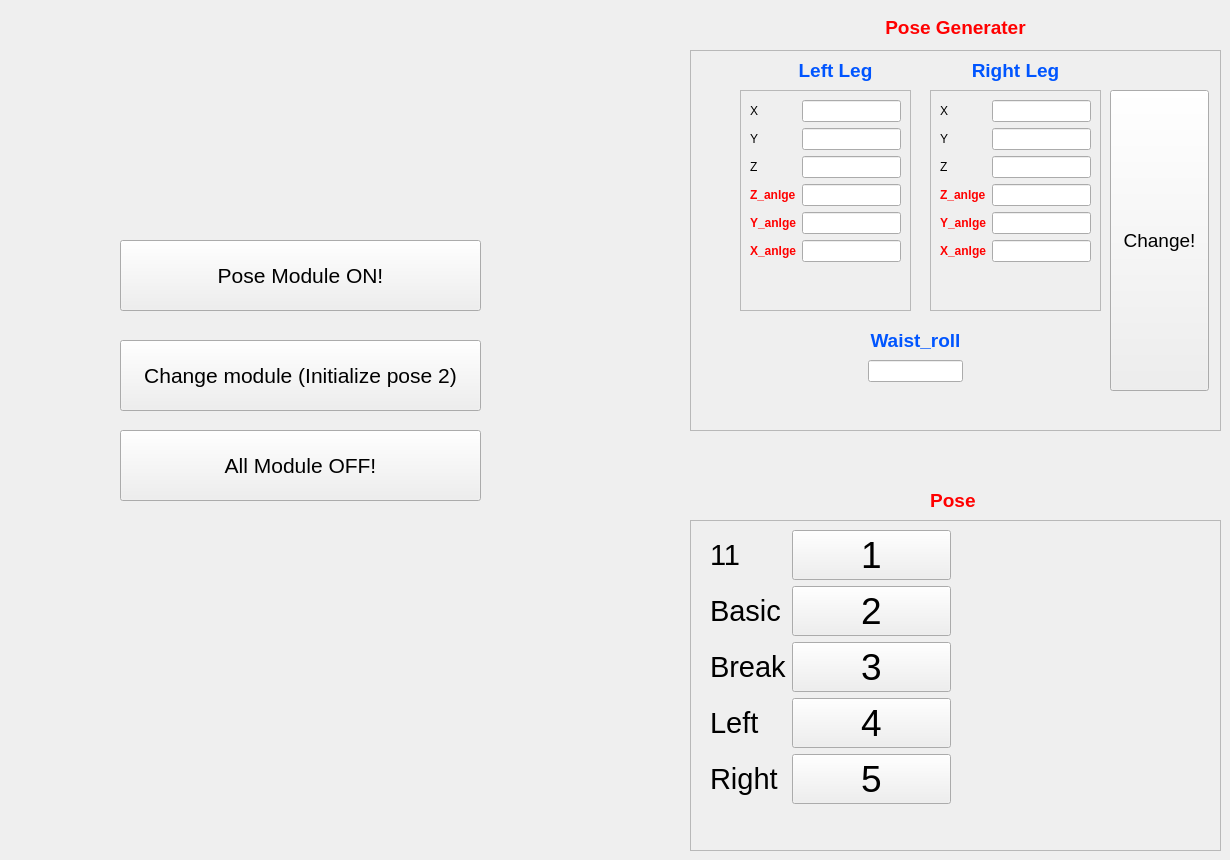
       <widget class="QWidget" name="tab_3">
        <attribute name="title">
         <string>Pose_module</string>
        </attribute>
        <widget class="QPushButton" name="pose_module">
         <property name="geometry">
          <rect>
           <x>120</x>
           <y>240</y>
           <width>361</width>
           <height>71</height>
          </rect>
         </property>
         <property name="font">
          <font>
           <pointsize>16</pointsize>
          </font>
         </property>
         <property name="text">
          <string>Pose Module ON!</string>
         </property>
        </widget>
        <widget class="QPushButton" name="off_module">
         <property name="geometry">
          <rect>
           <x>120</x>
           <y>430</y>
           <width>361</width>
           <height>71</height>
          </rect>
         </property>
         <property name="font">
          <font>
           <pointsize>16</pointsize>
          </font>
         </property>
         <property name="text">
          <string>All Module OFF!</string>
         </property>
        </widget>
        <widget class="QFrame" name="frame">
         <property name="geometry">
          <rect>
           <x>690</x>
           <y>50</y>
           <width>531</width>
           <height>381</height>
          </rect>
         </property>
         <property name="frameShape">
          <enum>QFrame::StyledPanel</enum>
         </property>
         <property name="frameShadow">
          <enum>QFrame::Raised</enum>
         </property>
         <widget class="QPushButton" name="change_kinematics_2">
          <property name="geometry">
           <rect>
            <x>420</x>
            <y>40</y>
            <width>99</width>
            <height>301</height>
           </rect>
          </property>
          <property name="font">
           <font>
            <pointsize>14</pointsize>
           </font>
          </property>
          <property name="text">
           <string>Change!</string>
          </property>
         </widget>
         <widget class="QLineEdit" name="Edit_joint_10">
          <property name="geometry">
           <rect>
            <x>178</x>
            <y>310</y>
            <width>95</width>
            <height>22</height>
           </rect>
          </property>
         </widget>
         <widget class="QFrame" name="frame_10">
          <property name="geometry">
           <rect>
            <x>240</x>
            <y>40</y>
            <width>171</width>
            <height>221</height>
           </rect>
          </property>
          <property name="frameShape">
           <enum>QFrame::StyledPanel</enum>
          </property>
          <property name="frameShadow">
           <enum>QFrame::Raised</enum>
          </property>
          <widget class="QWidget" name="formLayoutWidget_6">
           <property name="geometry">
            <rect>
             <x>10</x>
             <y>10</y>
             <width>151</width>
             <height>201</height>
            </rect>
           </property>
           <layout class="QFormLayout" name="formLayout_6">
            <item row="0" column="0">
             <widget class="QLabel" name="label_52">
              <property name="text">
               <string>X</string>
              </property>
             </widget>
            </item>
            <item row="0" column="1">
             <widget class="QLineEdit" name="Edit_X_2"/>
            </item>
            <item row="1" column="0">
             <widget class="QLabel" name="label_53">
              <property name="text">
               <string>Y</string>
              </property>
             </widget>
            </item>
            <item row="1" column="1">
             <widget class="QLineEdit" name="Edit_Y_2"/>
            </item>
            <item row="2" column="0">
             <widget class="QLabel" name="label_54">
              <property name="text">
               <string>Z</string>
              </property>
             </widget>
            </item>
            <item row="2" column="1">
             <widget class="QLineEdit" name="Edit_Z_2"/>
            </item>
            <item row="3" column="0">
             <widget class="QLabel" name="label_55">
              <property name="text">
               <string>&lt;html&gt;&lt;head/&gt;&lt;body&gt;&lt;p&gt;&lt;span style=&quot; font-weight:600; color:#ff0000;&quot;&gt;Z_anlge&lt;/span&gt;&lt;/p&gt;&lt;/body&gt;&lt;/html&gt;</string>
              </property>
             </widget>
            </item>
            <item row="3" column="1">
             <widget class="QLineEdit" name="Edit_Z_angle_2"/>
            </item>
            <item row="4" column="0">
             <widget class="QLabel" name="label_56">
              <property name="text">
               <string>&lt;html&gt;&lt;head/&gt;&lt;body&gt;&lt;p&gt;&lt;span style=&quot; font-weight:600; color:#ff0000;&quot;&gt;Y_anlge&lt;/span&gt;&lt;/p&gt;&lt;/body&gt;&lt;/html&gt;</string>
              </property>
             </widget>
            </item>
            <item row="4" column="1">
             <widget class="QLineEdit" name="Edit_Y_angle_2"/>
            </item>
            <item row="5" column="0">
             <widget class="QLabel" name="label_57">
              <property name="text">
               <string>&lt;html&gt;&lt;head/&gt;&lt;body&gt;&lt;p&gt;&lt;span style=&quot; font-weight:600; color:#ff0000;&quot;&gt;X_anlge&lt;/span&gt;&lt;/p&gt;&lt;/body&gt;&lt;/html&gt;</string>
              </property>
             </widget>
            </item>
            <item row="5" column="1">
             <widget class="QLineEdit" name="Edit_X_angle_2"/>
            </item>
           </layout>
          </widget>
         </widget>
         <widget class="QFrame" name="frame_12">
          <property name="geometry">
           <rect>
            <x>50</x>
            <y>40</y>
            <width>171</width>
            <height>221</height>
           </rect>
          </property>
          <property name="frameShape">
           <enum>QFrame::StyledPanel</enum>
          </property>
          <property name="frameShadow">
           <enum>QFrame::Raised</enum>
          </property>
          <widget class="QWidget" name="formLayoutWidget_5">
           <property name="geometry">
            <rect>
             <x>10</x>
             <y>10</y>
             <width>151</width>
             <height>201</height>
            </rect>
           </property>
           <layout class="QFormLayout" name="formLayout_5">
            <item row="0" column="0">
             <widget class="QLabel" name="label_44">
              <property name="text">
               <string>X</string>
              </property>
             </widget>
            </item>
            <item row="0" column="1">
             <widget class="QLineEdit" name="Edit_X"/>
            </item>
            <item row="1" column="0">
             <widget class="QLabel" name="label_45">
              <property name="text">
               <string>Y</string>
              </property>
             </widget>
            </item>
            <item row="1" column="1">
             <widget class="QLineEdit" name="Edit_Y"/>
            </item>
            <item row="2" column="0">
             <widget class="QLabel" name="label_46">
              <property name="text">
               <string>Z</string>
              </property>
             </widget>
            </item>
            <item row="2" column="1">
             <widget class="QLineEdit" name="Edit_Z"/>
            </item>
            <item row="3" column="0">
             <widget class="QLabel" name="label_48">
              <property name="text">
               <string>&lt;html&gt;&lt;head/&gt;&lt;body&gt;&lt;p&gt;&lt;span style=&quot; font-weight:600; color:#ff0000;&quot;&gt;Z_anlge&lt;/span&gt;&lt;/p&gt;&lt;/body&gt;&lt;/html&gt;</string>
              </property>
             </widget>
            </item>
            <item row="3" column="1">
             <widget class="QLineEdit" name="Edit_Z_angle"/>
            </item>
            <item row="4" column="0">
             <widget class="QLabel" name="label_49">
              <property name="text">
               <string>&lt;html&gt;&lt;head/&gt;&lt;body&gt;&lt;p&gt;&lt;span style=&quot; font-weight:600; color:#ff0000;&quot;&gt;Y_anlge&lt;/span&gt;&lt;/p&gt;&lt;/body&gt;&lt;/html&gt;</string>
              </property>
             </widget>
            </item>
            <item row="4" column="1">
             <widget class="QLineEdit" name="Edit_Y_angle"/>
            </item>
            <item row="5" column="0">
             <widget class="QLabel" name="label_50">
              <property name="text">
               <string>&lt;html&gt;&lt;head/&gt;&lt;body&gt;&lt;p&gt;&lt;span style=&quot; font-weight:600; color:#ff0000;&quot;&gt;X_anlge&lt;/span&gt;&lt;/p&gt;&lt;/body&gt;&lt;/html&gt;</string>
              </property>
             </widget>
            </item>
            <item row="5" column="1">
             <widget class="QLineEdit" name="Edit_X_angle"/>
            </item>
           </layout>
          </widget>
         </widget>
         <widget class="QLabel" name="label_25">
          <property name="geometry">
           <rect>
            <x>70</x>
            <y>0</y>
            <width>151</width>
            <height>41</height>
           </rect>
          </property>
          <property name="font">
           <font>
            <family>Ubuntu</family>
            <pointsize>24</pointsize>
            <weight>50</weight>
            <bold>false</bold>
           </font>
          </property>
          <property name="frameShape">
           <enum>QFrame::NoFrame</enum>
          </property>
          <property name="text">
           <string>&lt;!DOCTYPE HTML PUBLIC &quot;-//W3C//DTD HTML 4.0//EN&quot; &quot;http://www.w3.org/TR/REC-html40/strict.dtd&quot;&gt;
&lt;html&gt;&lt;head&gt;&lt;meta name=&quot;qrichtext&quot; content=&quot;1&quot; /&gt;&lt;style type=&quot;text/css&quot;&gt;
p, li { white-space: pre-wrap; }
&lt;/style&gt;&lt;/head&gt;&lt;body style=&quot; font-family:'Ubuntu'; font-size:24pt; font-weight:400; font-style:normal;&quot;&gt;
&lt;p align=&quot;center&quot; style=&quot; margin-top:12px; margin-bottom:12px; margin-left:0px; margin-right:0px; -qt-block-indent:0; text-indent:0px;&quot;&gt;&lt;span style=&quot; font-size:14pt; font-weight:600; color:#0055ff;&quot;&gt;Left Leg&lt;/span&gt;&lt;/p&gt;&lt;/body&gt;&lt;/html&gt;</string>
          </property>
          <property name="textFormat">
           <enum>Qt::AutoText</enum>
          </property>
          <property name="margin">
           <number>0</number>
          </property>
         </widget>
         <widget class="QLabel" name="label_26">
          <property name="geometry">
           <rect>
            <x>250</x>
            <y>0</y>
            <width>151</width>
            <height>41</height>
           </rect>
          </property>
          <property name="font">
           <font>
            <family>Ubuntu</family>
            <pointsize>24</pointsize>
            <weight>50</weight>
            <bold>false</bold>
           </font>
          </property>
          <property name="frameShape">
           <enum>QFrame::NoFrame</enum>
          </property>
          <property name="text">
           <string>&lt;!DOCTYPE HTML PUBLIC &quot;-//W3C//DTD HTML 4.0//EN&quot; &quot;http://www.w3.org/TR/REC-html40/strict.dtd&quot;&gt;
&lt;html&gt;&lt;head&gt;&lt;meta name=&quot;qrichtext&quot; content=&quot;1&quot; /&gt;&lt;style type=&quot;text/css&quot;&gt;
p, li { white-space: pre-wrap; }
&lt;/style&gt;&lt;/head&gt;&lt;body style=&quot; font-family:'Ubuntu'; font-size:24pt; font-weight:400; font-style:normal;&quot;&gt;
&lt;p align=&quot;center&quot; style=&quot; margin-top:12px; margin-bottom:12px; margin-left:0px; margin-right:0px; -qt-block-indent:0; text-indent:0px;&quot;&gt;&lt;span style=&quot; font-size:14pt; font-weight:600; color:#0055ff;&quot;&gt;Right Leg&lt;/span&gt;&lt;/p&gt;&lt;/body&gt;&lt;/html&gt;</string>
          </property>
          <property name="textFormat">
           <enum>Qt::AutoText</enum>
          </property>
          <property name="margin">
           <number>0</number>
          </property>
         </widget>
         <widget class="QLabel" name="label_27">
          <property name="geometry">
           <rect>
            <x>150</x>
            <y>270</y>
            <width>151</width>
            <height>41</height>
           </rect>
          </property>
          <property name="font">
           <font>
            <family>Ubuntu</family>
            <pointsize>24</pointsize>
            <weight>50</weight>
            <bold>false</bold>
           </font>
          </property>
          <property name="frameShape">
           <enum>QFrame::NoFrame</enum>
          </property>
          <property name="text">
           <string>&lt;!DOCTYPE HTML PUBLIC &quot;-//W3C//DTD HTML 4.0//EN&quot; &quot;http://www.w3.org/TR/REC-html40/strict.dtd&quot;&gt;
&lt;html&gt;&lt;head&gt;&lt;meta name=&quot;qrichtext&quot; content=&quot;1&quot; /&gt;&lt;style type=&quot;text/css&quot;&gt;
p, li { white-space: pre-wrap; }
&lt;/style&gt;&lt;/head&gt;&lt;body style=&quot; font-family:'Ubuntu'; font-size:24pt; font-weight:400; font-style:normal;&quot;&gt;
&lt;p align=&quot;center&quot; style=&quot; margin-top:12px; margin-bottom:12px; margin-left:0px; margin-right:0px; -qt-block-indent:0; text-indent:0px;&quot;&gt;&lt;span style=&quot; font-size:14pt; font-weight:600; color:#0055ff;&quot;&gt;Waist_roll&lt;/span&gt;&lt;/p&gt;&lt;/body&gt;&lt;/html&gt;</string>
          </property>
          <property name="textFormat">
           <enum>Qt::AutoText</enum>
          </property>
          <property name="margin">
           <number>0</number>
          </property>
         </widget>
        </widget>
        <widget class="QLabel" name="label_28">
         <property name="geometry">
          <rect>
           <x>880</x>
           <y>7</y>
           <width>151</width>
           <height>41</height>
          </rect>
         </property>
         <property name="font">
          <font>
           <family>Ubuntu</family>
           <pointsize>24</pointsize>
           <weight>50</weight>
           <bold>false</bold>
          </font>
         </property>
         <property name="frameShape">
          <enum>QFrame::NoFrame</enum>
         </property>
         <property name="text">
          <string>&lt;!DOCTYPE HTML PUBLIC &quot;-//W3C//DTD HTML 4.0//EN&quot; &quot;http://www.w3.org/TR/REC-html40/strict.dtd&quot;&gt;
&lt;html&gt;&lt;head&gt;&lt;meta name=&quot;qrichtext&quot; content=&quot;1&quot; /&gt;&lt;style type=&quot;text/css&quot;&gt;
p, li { white-space: pre-wrap; }
&lt;/style&gt;&lt;/head&gt;&lt;body style=&quot; font-family:'Ubuntu'; font-size:24pt; font-weight:400; font-style:normal;&quot;&gt;
&lt;p align=&quot;center&quot; style=&quot; margin-top:12px; margin-bottom:12px; margin-left:0px; margin-right:0px; -qt-block-indent:0; text-indent:0px;&quot;&gt;&lt;span style=&quot; font-size:14pt; font-weight:600; color:#ff0000;&quot;&gt;Pose Generater&lt;/span&gt;&lt;/p&gt;&lt;/body&gt;&lt;/html&gt;</string>
         </property>
         <property name="textFormat">
          <enum>Qt::AutoText</enum>
         </property>
         <property name="margin">
          <number>0</number>
         </property>
        </widget>
        <widget class="QFrame" name="frame_2">
         <property name="geometry">
          <rect>
           <x>690</x>
           <y>520</y>
           <width>531</width>
           <height>331</height>
          </rect>
         </property>
         <property name="frameShape">
          <enum>QFrame::StyledPanel</enum>
         </property>
         <property name="frameShadow">
          <enum>QFrame::Raised</enum>
         </property>
         <widget class="QWidget" name="formLayoutWidget">
          <property name="geometry">
           <rect>
            <x>20</x>
            <y>10</y>
            <width>241</width>
            <height>301</height>
           </rect>
          </property>
          <layout class="QFormLayout" name="formLayout">
           <item row="1" column="1">
            <widget class="QPushButton" name="change_kinematics_1_1">
             <property name="font">
              <font>
               <pointsize>28</pointsize>
              </font>
             </property>
             <property name="text">
              <string>1</string>
             </property>
            </widget>
           </item>
           <item row="1" column="0">
            <widget class="QLabel" name="label_61">
             <property name="font">
              <font>
               <pointsize>22</pointsize>
              </font>
             </property>
             <property name="text">
              <string>11</string>
             </property>
            </widget>
           </item>
           <item row="2" column="1">
            <widget class="QPushButton" name="change_kinematics_3">
             <property name="font">
              <font>
               <pointsize>28</pointsize>
              </font>
             </property>
             <property name="text">
              <string>2</string>
             </property>
            </widget>
           </item>
           <item row="2" column="0">
            <widget class="QLabel" name="label_60">
             <property name="font">
              <font>
               <pointsize>22</pointsize>
              </font>
             </property>
             <property name="text">
              <string>Basic</string>
             </property>
            </widget>
           </item>
           <item row="3" column="1">
            <widget class="QPushButton" name="change_kinematics_4">
             <property name="font">
              <font>
               <pointsize>28</pointsize>
              </font>
             </property>
             <property name="text">
              <string>3</string>
             </property>
            </widget>
           </item>
           <item row="3" column="0">
            <widget class="QLabel" name="label_58">
             <property name="font">
              <font>
               <pointsize>22</pointsize>
              </font>
             </property>
             <property name="text">
              <string>Break</string>
             </property>
            </widget>
           </item>
           <item row="4" column="1">
            <widget class="QPushButton" name="change_kinematics_4_1">
             <property name="font">
              <font>
               <pointsize>28</pointsize>
              </font>
             </property>
             <property name="text">
              <string>4</string>
             </property>
            </widget>
           </item>
           <item row="4" column="0">
            <widget class="QLabel" name="label_59">
             <property name="font">
              <font>
               <pointsize>22</pointsize>
              </font>
             </property>
             <property name="text">
              <string>Left</string>
             </property>
            </widget>
           </item>
           <item row="5" column="1">
            <widget class="QPushButton" name="change_kinematics_5_1">
             <property name="font">
              <font>
               <pointsize>28</pointsize>
              </font>
             </property>
             <property name="text">
              <string>5</string>
             </property>
            </widget>
           </item>
           <item row="5" column="0">
            <widget class="QLabel" name="label_62">
             <property name="font">
              <font>
               <pointsize>22</pointsize>
              </font>
             </property>
             <property name="text">
              <string>Right</string>
             </property>
            </widget>
           </item>
          </layout>
         </widget>
        </widget>
        <widget class="QLabel" name="label_29">
         <property name="geometry">
          <rect>
           <x>880</x>
           <y>480</y>
           <width>151</width>
           <height>41</height>
          </rect>
         </property>
         <property name="font">
          <font>
           <family>Ubuntu</family>
           <pointsize>24</pointsize>
           <weight>50</weight>
           <bold>false</bold>
          </font>
         </property>
         <property name="frameShape">
          <enum>QFrame::NoFrame</enum>
         </property>
         <property name="text">
          <string>&lt;!DOCTYPE HTML PUBLIC &quot;-//W3C//DTD HTML 4.0//EN&quot; &quot;http://www.w3.org/TR/REC-html40/strict.dtd&quot;&gt;
&lt;html&gt;&lt;head&gt;&lt;meta name=&quot;qrichtext&quot; content=&quot;1&quot; /&gt;&lt;style type=&quot;text/css&quot;&gt;
p, li { white-space: pre-wrap; }
&lt;/style&gt;&lt;/head&gt;&lt;body style=&quot; font-family:'Ubuntu'; font-size:24pt; font-weight:400; font-style:normal;&quot;&gt;
&lt;p align=&quot;center&quot; style=&quot; margin-top:12px; margin-bottom:12px; margin-left:0px; margin-right:0px; -qt-block-indent:0; text-indent:0px;&quot;&gt;&lt;span style=&quot; font-size:14pt; font-weight:600; color:#ff0000;&quot;&gt;Pose &lt;/span&gt;&lt;/p&gt;&lt;/body&gt;&lt;/html&gt;</string>
         </property>
         <property name="textFormat">
          <enum>Qt::AutoText</enum>
         </property>
         <property name="margin">
          <number>0</number>
         </property>
        </widget>
        <widget class="QPushButton" name="initialize_module_2">
         <property name="geometry">
          <rect>
           <x>120</x>
           <y>340</y>
           <width>361</width>
           <height>71</height>
          </rect>
         </property>
         <property name="font">
          <font>
           <pointsize>16</pointsize>
          </font>
         </property>
         <property name="text">
          <string>Change module (Initialize pose 2)</string>
         </property>
        </widget>
       </widget>
